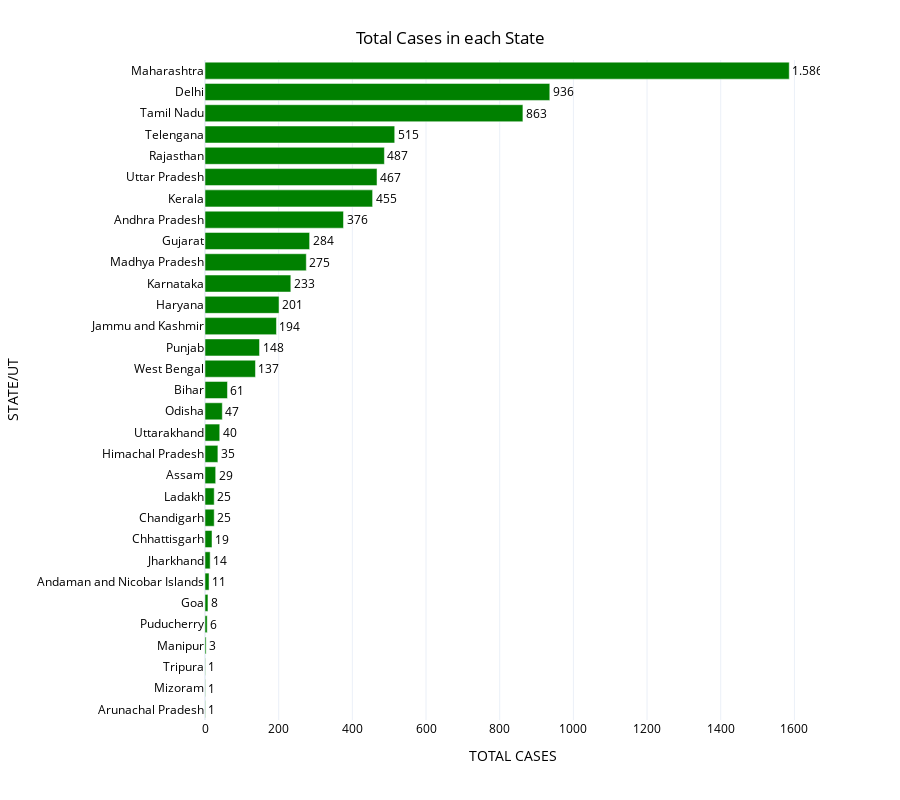

Here is the notebook cell this chart was saved with:
### Code cell
fig = px.bar(df_state, y='STATE/UT', x='TOTAL CASES', text=df_state['TOTAL CASES'],
            hover_data=['DEAD', 'DISCHARGED', 'TOTAL ACTIVE CASES'], template='plotly_white', 
            orientation='h', height=800)
fig.update_traces(texttemplate='%{text:s}', textposition='outside', marker_color= 'green')
fig.update_layout(title = {
    'text': 'Total Cases in each State',
    'y':0.96,
    'x':0.5,
    'xanchor': 'center',
    'yanchor': 'top'
},
    font=dict(
        color="black"
    )
)

fig.update_layout({
        'plot_bgcolor' : 'white'
    })

fig.show()

### Figure 1 — Plotly figure (JSON) as saved in the notebook; plotly's stock layout.template omitted (floating-point values rounded to 4 significant figures)
{"data": [{"alignmentgroup": "True", "customdata": [[0, 0, 1], [0, 0, 1], [0, 0, 1], [0, 1, 2], [0, 1, 5], [0, 1, 7], [0, 0, 11], [1, 0, 13], [0, 9, 10], [0, 7, 18], [0, 10, 15], [0, 0, 29], [1, 6, 28], [0, 5, 35], [1, 2, 44], [1, 0, 60], [5, 16, 116], [11, 5, 132], [4, 6, 184], [3, 29, 169], [6, 30, 197], [16, 0, 259], [17, 26, 241], [6, 7, 363], [2, 96, 357], [4, 32, 431], [3, 21, 463], [7, 35, 473], [8, 21, 834], [13, 25, 898], [97, 125, 1364]], "hoverlabel": {"namelength": 0}, "hovertemplate": "TOTAL CASES=%{text}<br>STATE/UT=%{y}<br>DEAD=%{customdata[0]}<br>DISCHARGED=%{customdata[1]}<br>TOTAL ACTIVE CASES=%{customdata[2]}", "legendgroup": "", "marker": {"color": "green"}, "name": "", "offsetgroup": "", "orientation": "h", "showlegend": false, "text": [1, 1, 1, 3, 6, 8, 11, 14, 19, 25, 25, 29, 35, 40, 47, 61, 137, 148, 194, 201, 233, 275, 284, 376, 455, 467, 487, 515, 863, 936, 1586], "textposition": "outside", "texttemplate": "%{text:s}", "type": "bar", "x": [1, 1, 1, 3, 6, 8, 11, 14, 19, 25, 25, 29, 35, 40, 47, 61, 137, 148, 194, 201, 233, 275, 284, 376, 455, 467, 487, 515, 863, 936, 1586], "xaxis": "x", "y": ["Arunachal Pradesh", "Mizoram", "Tripura", "Manipur", "Puducherry", "Goa", "Andaman and Nicobar Islands", "Jharkhand", "Chhattisgarh", "Chandigarh", "Ladakh", "Assam", "Himachal Pradesh", "Uttarakhand", "Odisha", "Bihar", "West Bengal", "Punjab", "Jammu and Kashmir", "Haryana", "Karnataka", "Madhya Pradesh", "Gujarat", "Andhra Pradesh", "Kerala", "Uttar Pradesh", "Rajasthan", "Telengana", "Tamil Nadu", "Delhi", "Maharashtra"], "yaxis": "y"}], "layout": {"barmode": "relative", "font": {"color": "black"}, "height": 800, "legend": {"tracegroupgap": 0}, "margin": {"t": 60}, "plot_bgcolor": "white", "title": {"text": "Total Cases in each State", "x": 0.5, "xanchor": "center", "y": 0.96, "yanchor": "top"}, "xaxis": {"anchor": "y", "domain": [0, 1], "title": {"text": "TOTAL CASES"}}, "yaxis": {"anchor": "x", "domain": [0, 1], "title": {"text": "STATE/UT"}}}}
